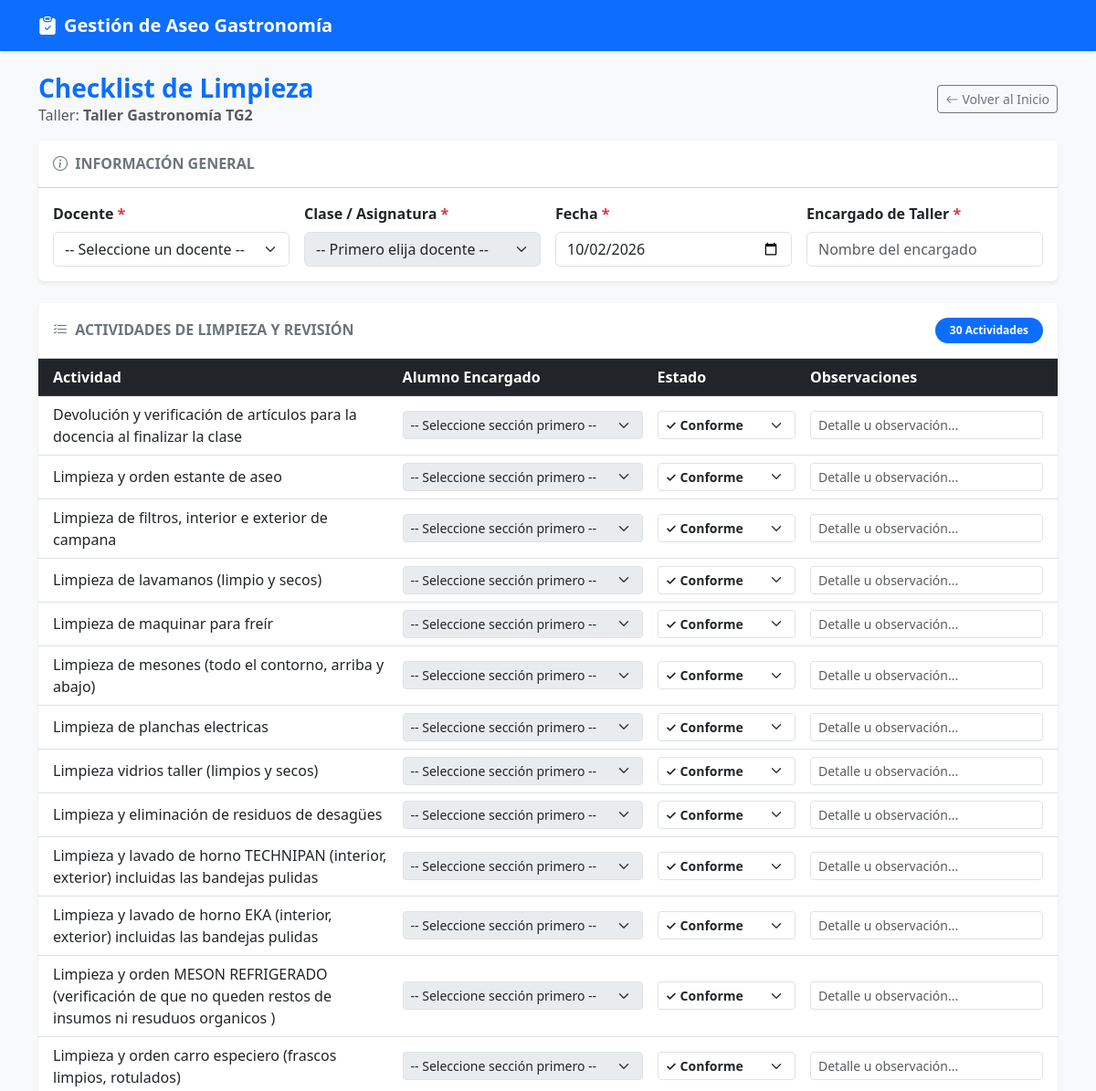
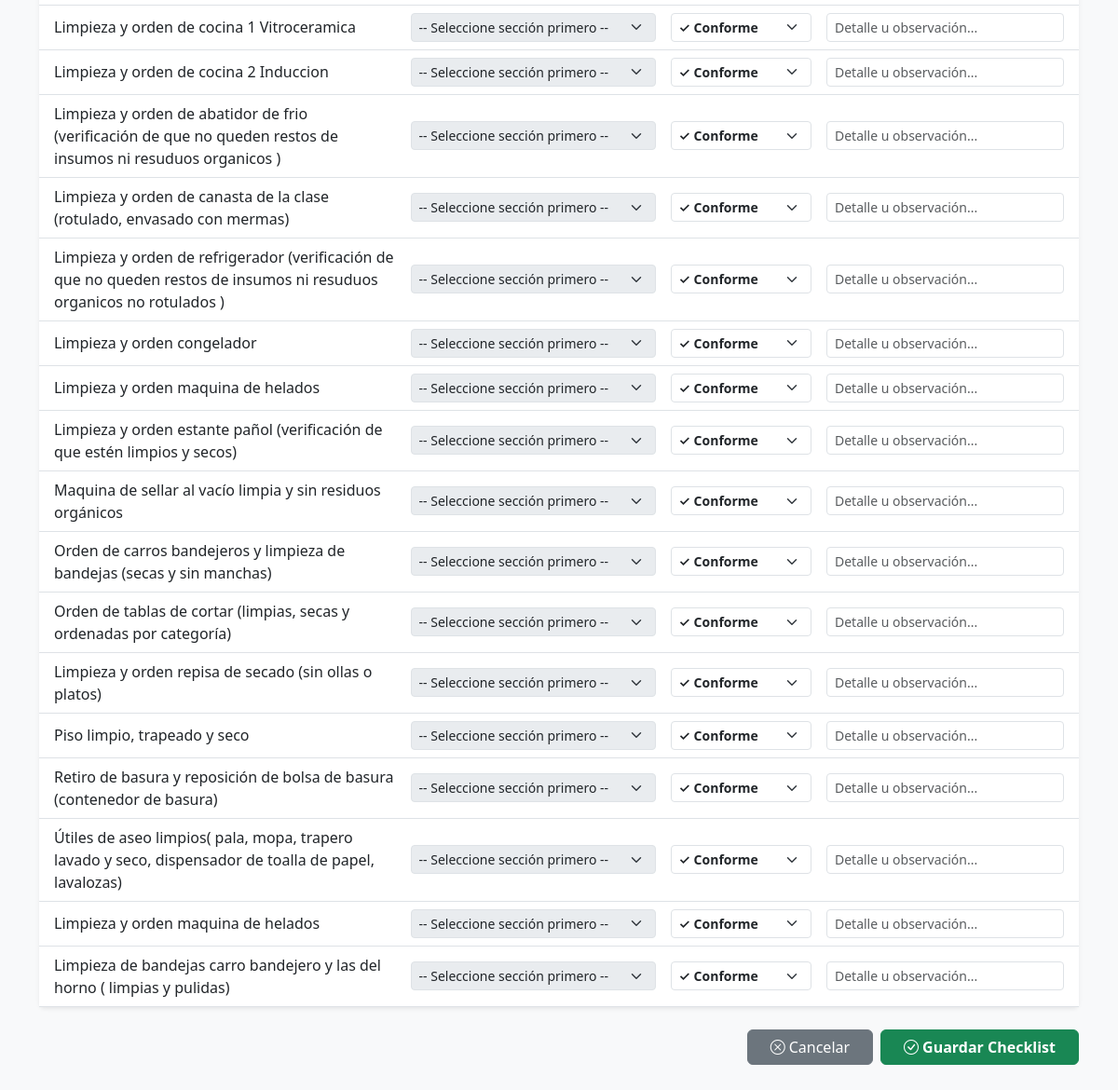
The page /checklist/TG2 on the database its author committed (2 pictures, top to bottom).
### models.py (models this page shows)
class Plantilla(Base):
    __tablename__ = "plantillas"
    id = Column(String, primary_key=True, index=True)
    nombre = Column(String, nullable=False)
    actividades = relationship("Actividad", back_populates="plantilla", cascade="all, delete-orphan")

class Actividad(Base):
    __tablename__ = "actividades"
    id = Column(Integer, primary_key=True, index=True)
    plantilla_id = Column(String, ForeignKey("plantillas.id"), nullable=False)
    descripcion = Column(Text, nullable=False)
    plantilla = relationship("Plantilla", back_populates="actividades")

### main.py (the view)
@app.get("/checklist/{taller_id}", response_class=HTMLResponse, tags=["Vistas Web"])
async def ver_checklist(request: Request, taller_id: str, db: Session = Depends(get_db)):
    plantilla = db.query(models.Plantilla).filter(models.Plantilla.id == taller_id).first()
    if not plantilla:
        return RedirectResponse(url="/", status_code=status.HTTP_303_SEE_OTHER)
    data = {
        "id": plantilla.id,
        "nombre": plantilla.nombre,
        "actividades": [a.descripcion for a in plantilla.actividades]
    }
    fecha_actual = datetime.now().strftime("%Y-%m-%d")
    return templates.TemplateResponse(
        request=request,
        name="checklist_form.html",
        context={
            "taller": data,
            "fecha_actual": fecha_actual
        }
    )

### templates/checklist_form.html (shortened to what this page needs)
<!DOCTYPE html>
<html lang="es">
<head>
    <link href="https://cdn.jsdelivr.net/npm/bootstrap@5.3.0/dist/css/bootstrap.min.css" rel="stylesheet">
    <link href="https://cdn.jsdelivr.net/npm/bootstrap-icons@1.11.1/font/bootstrap-icons.css" rel="stylesheet">
</head>
<body class="bg-light">
    <nav class="navbar navbar-expand-lg navbar-dark bg-primary mb-4 shadow-sm">
        <div class="container">
            <a class="navbar-brand fw-bold" href="/">
                <i class="bi bi-clipboard-check-fill me-2"></i>Gestión de Aseo Gastronomía
            </a>
        </div>
    </nav>
    <div class="container mb-5">
        <div class="d-flex justify-content-between align-items-center mb-3">
            <div>
                <h2 class="h3 mb-0 text-primary fw-bold">
                    Checklist de Limpieza
                </h2>
                <p class="text-muted mb-0">Taller: <strong>{{ taller.nombre }}</strong></p>
            </div>
            <a href="/" class="btn btn-outline-secondary btn-sm">
                <i class="bi bi-arrow-left me-1"></i>Volver al Inicio
            </a>
        </div>
        <form action="/guardar-checklist" method="POST" id="checklistForm">
            <div class="card mb-4 shadow-sm border-0">
                <div class="card-header bg-white py-3">
                    <h5 class="card-title mb-0 text-secondary fs-6 fw-bold">
                        <i class="bi bi-info-circle me-1"></i> INFORMACIÓN GENERAL
                    </h5>
                </div>
                <div class="card-body row g-3">
                    <div class="col-md-3">
                        <label for="select-docente" class="form-label fw-semibold">
                            Docente <span class="text-danger">*</span>
                        </label>
                        <select id="select-docente" name="docente" class="form-select" required aria-label="Seleccionar Docente">
                            <option value="">Cargando docentes...</option>
                        </select>
                    </div>
                    <div class="col-md-3">
                        <label for="select-seccion" class="form-label fw-semibold">
                            Clase / Asignatura <span class="text-danger">*</span>
                        </label>
                        <select id="select-seccion" name="clase" class="form-select" disabled required aria-label="Seleccionar Clase">
                            <option value="">-- Primero elija docente --</option>
                        </select>
                    </div>
                    <div class="col-md-3">
                        <label for="fecha" class="form-label fw-semibold">
                            Fecha <span class="text-danger">*</span>
                        </label>
                        <input type="date" id="fecha" name="fecha" value="{{ fecha_actual }}" class="form-control" required>
                    </div>
                    <div class="col-md-3">
                        <label for="encargado_taller" class="form-label fw-semibold">
                            Encargado de Taller <span class="text-danger">*</span>
                        </label>
                        <input type="text" id="encargado_taller" name="encargado_taller" class="form-control" placeholder="Nombre del encargado" required>
                    </div>
                </div>
            </div>
            <div class="card shadow-sm border-0 mb-4">
                <div class="card-header bg-white py-3 d-flex justify-content-between align-items-center">
                    <h5 class="card-title mb-0 text-secondary fs-6 fw-bold">
                        <i class="bi bi-list-check me-1"></i> ACTIVIDADES DE LIMPIEZA Y REVISIÓN
                    </h5>
                    <span class="badge bg-primary rounded-pill px-3 py-2">{{ taller.actividades|length }} Actividades</span>
                </div>
                <div class="table-responsive p-0">
                    <table class="table table-hover align-middle mb-0">
                        <thead class="table-dark">
                            <tr>
                                <th style="width: 35%;" class="ps-3">Actividad</th>
                                <th style="width: 25%;">Alumno Encargado</th>
                                <th style="width: 15%;">Estado</th>
                                <th style="width: 25%;" class="pe-3">Observaciones</th>
                            </tr>
                        </thead>
                        <tbody>
                            {% for act in taller.actividades %}
                            <tr>
                                <td class="ps-3">
                                    <span class="fw-medium text-dark">{{ act }}</span>
                                </td>
                                <td>
                                    <select name="alumno_{{ loop.index0 }}" class="form-select form-select-sm select-alumno" disabled aria-label="Alumno Encargado">
                                        <option value="">-- Seleccione sección primero --</option>
                                    </select>
                                </td>
                                <td>
                                    <select name="estado_{{ loop.index0 }}" class="form-select form-select-sm fw-semibold">
                                        <option value="CONFORME" class="text-success fw-bold">✓ Conforme</option>
                                    </select>
                                </td>
                                <td class="pe-3">
                                    <input type="text" name="obs_{{ loop.index0 }}" class="form-control form-control-sm" placeholder="Detalle u observación...">
                                </td>
                            </tr>
                            {% endfor %}
                        </tbody>
                    </table>
                </div>
            </div>
            <div class="d-flex justify-content-end gap-2">
                <a href="/" class="btn btn-secondary px-4">
                    <i class="bi bi-x-circle me-1"></i>Cancelar
                </a>
                <button type="submit" id="btnSubmit" class="btn btn-success px-4 fw-semibold">
                    <i class="bi bi-check-circle me-1"></i><span id="btnText">Guardar Checklist</span>
                </button>
            </div>
        </form>
    </div>
</body>
</html>

### rows shown on the page
Plantilla: nombre "Taller Gastronomía TG2"
Actividad: descripcion "Devolución y verificación de artículos para la docencia al finalizar la clase"
Actividad: descripcion "Limpieza y orden estante de aseo"
Actividad: descripcion "Limpieza de filtros, interior e exterior de campana"
Actividad: descripcion "Limpieza de lavamanos (limpio y secos)"
Actividad: descripcion "Limpieza de maquinar para freír"
Actividad: descripcion "Limpieza de mesones (todo el contorno, arriba y abajo)"
Actividad: descripcion "Limpieza de planchas electricas"
Actividad: descripcion "Limpieza vidrios taller (limpios y secos)"
Actividad: descripcion "Limpieza y eliminación de residuos de desagües"
Actividad: descripcion "Limpieza y lavado de horno TECHNIPAN (interior, exterior) incluidas las bandejas pulidas"
Actividad: descripcion "Limpieza y lavado de horno EKA (interior, exterior) incluidas las bandejas pulidas"
Actividad: descripcion "Limpieza y orden MESON REFRIGERADO (verificación de que no queden restos de insumos ni resuduos organicos )"
Actividad: descripcion "Limpieza y orden carro especiero (frascos limpios, rotulados)"
Actividad: descripcion "Limpieza y orden de cocina 1 Vitroceramica"
Actividad: descripcion "Limpieza y orden de cocina 2 Induccion"
Actividad: descripcion "Limpieza y orden de abatidor de frio (verificación de que no queden restos de insumos ni resuduos organicos )"
Actividad: descripcion "Limpieza y orden de canasta de la clase (rotulado, envasado con mermas)"
Actividad: descripcion "Limpieza y orden de refrigerador (verificación de que no queden restos de insumos ni resuduos organicos no rotulados )"
Actividad: descripcion "Limpieza y orden congelador"
Actividad: descripcion "Limpieza y orden maquina de helados"
Actividad: descripcion "Limpieza y orden estante pañol (verificación de que estén limpios y secos)"
Actividad: descripcion "Maquina de sellar al vacío limpia y sin residuos orgánicos"
Actividad: descripcion "Orden de carros bandejeros y limpieza de bandejas (secas y sin manchas)"
Actividad: descripcion "Orden de tablas de cortar (limpias, secas y ordenadas por categoría)"
Actividad: descripcion "Limpieza y orden repisa de secado (sin ollas o platos)"
Actividad: descripcion "Piso limpio, trapeado y seco"
Actividad: descripcion "Retiro de basura y reposición de bolsa de basura (contenedor de basura)"
Actividad: descripcion "Útiles de aseo limpios( pala, mopa, trapero lavado y seco, dispensador de toalla de papel, lavalozas)"
Actividad: descripcion "Limpieza y orden maquina de helados"
Actividad: descripcion "Limpieza de bandejas carro bandejero y las del horno ( limpias y pulidas)"

### other values the page prints
{{ taller.actividades|length }} "30"
